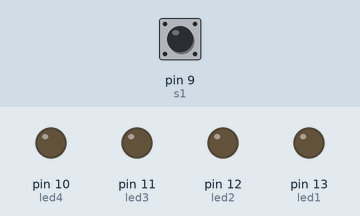
The sketch below on a simulated Arduino Uno, built with avr-gcc and run on an emulated ATmega328P. On the bench: output pins drawn as LEDs (lit = HIGH). Dashed ring = blinking. The inputs (shaded band) are chosen by the test bench; at power-on: pin 9 (s1) HIGH. What the sketch prints to the serial monitor is not drawn.

Above: at 1.2 s.
1.3 s: pin 9 (s1) pulled LOW for 1 s
At 3.0 s:
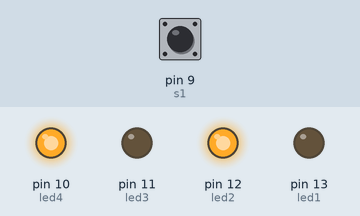
3.8 s: pin 9 (s1) pulled LOW for 0.15 s
At 5.2 s:
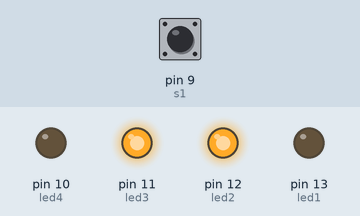
5.5 s: pin 9 (s1) pulled LOW for 0.15 s
At 6.7 s:
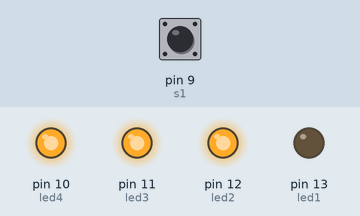
7.2 s: pin 9 (s1) pulled LOW for 3.2 s
At 11.6 s:
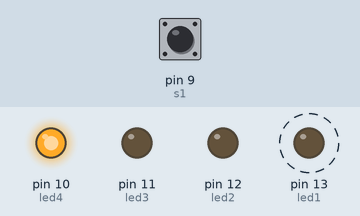
Timing chart, 0 to 12.9 s (numbered marks = the images above; inputs shaded):
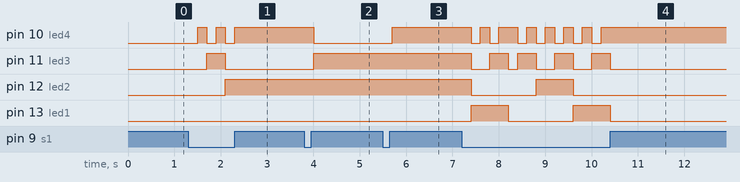

Measured:
- after the input at 1.3 s, pin 10 (led4): alternates HIGH for 0.20 s and LOW for 0.20 s, 5 changes in all, then stays HIGH, starting after 0.20 s; pin 11 (led3): LOW → HIGH after 0.40 s, → LOW 0.40 s later; pin 12 (led2): LOW → HIGH after 0.80 s
- after the input at 3.8 s, pin 10 (led4): HIGH → LOW after 0.20 s; pin 11 (led3): LOW → HIGH after 0.20 s
- after the input at 5.5 s, pin 10 (led4): LOW → HIGH after 0.20 s
- after the input at 7.2 s, pin 10 (led4): goes LOW 0.20 s, HIGH 0.20 s, LOW 0.20 s, HIGH 0.40 s, 4 × (LOW 0.20 s, HIGH 0.20 s), LOW 0.20 s, then HIGH, starting after 0.20 s; pin 11 (led3): HIGH → LOW after 0.20 s, → HIGH 0.40 s later, → LOW 0.40 s later, → HIGH 0.20 s later, … (9 changes in this stretch)

The sketch:

counter_LEDs.ino
```cpp
int s1 = 9;
int s2 = 8;
int s3 = 7;
int s4 = 6;
int led1 = 13;
int led2 = 12;
int led3 = 11;
int led4 = 10;
int val1 = 0;
int val2 = 0;
int val3 = 0;
int val4 = 0;
int C,count;

void setup() {
  // put your setup code here, to run once:
  Serial.begin(9600);
  pinMode(s1,INPUT);
  pinMode(s2,INPUT);
  pinMode(s3,INPUT);
  pinMode(s4,INPUT);
  digitalWrite(s1,HIGH);
  digitalWrite(s2,HIGH);
  digitalWrite(s3,HIGH);
  digitalWrite(s4,HIGH);
  pinMode(led1,OUTPUT);
  pinMode(led2,OUTPUT);
  pinMode(led3,OUTPUT);
  pinMode(led4,OUTPUT);
  count = 0;
}

void loop() {
  // put your main code here, to run repeatedly:


    C = digitalRead(s1);
//   Serial.println(val4);

  if(!C){
    count++;
    delay(200);}

  Serial.println(count);

  for (int b=0;b<=4;b++)
    {
      if (count & (1<<b))
        digitalWrite(b+10,HIGH);
      else
        digitalWrite(b+10,LOW);
    }

  if (count>10)
    count=0;


}
```
